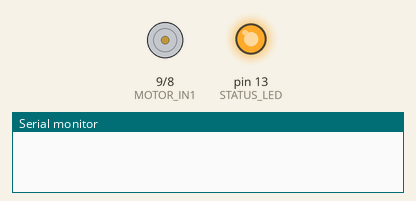
This sketch was run on a simulated Arduino Uno, built with avr-gcc and run on an emulated ATmega328P. On the bench: motor-driver pin pairs drawn as motors (green arrow = first pin HIGH = forward, orange = second pin HIGH = backward, longer = more drive, scaled by the enable pin), output pins drawn as LEDs (lit = HIGH), the last lines printed to the serial monitor.

Above: at 0.01 s.
At 0.7 s:
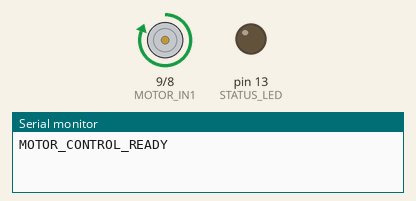
Timing chart, 0 to 2.2 s (numbered marks = the images above):
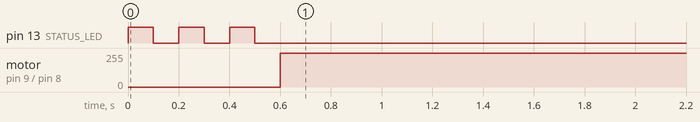

The sketch:

motor_control.ino
```cpp
/*
 * Motor Control for mmWave Recording
 *
 * This Arduino sketch controls a vibration motor via L298N driver.
 * It receives commands from the Lua script over serial:
 *   'M' or '1' = Motor ON
 *   'S' or '0' = Motor STOP
 *   '?' = Query status
 *
 * L298N Connections:
 *   - IN1 -> Arduino Pin 9 (PWM capable)
 *   - IN2 -> Arduino Pin 8
 *   - ENA -> Arduino Pin 10 (PWM capable)
 *   - GND -> Arduino GND
 */

// Pin definitions for L298N
const int MOTOR_IN1 = 9;     // Direction pin 1
const int MOTOR_IN2 = 8;     // Direction pin 2
const int MOTOR_ENA = 10;    // Enable/PWM pin

// Motor speed (0-255), adjust for your vibration motor
const int MOTOR_SPEED = 255;

// LED for status indication
const int STATUS_LED = 13;

// Motor state
bool motorRunning = false;

void setup() {
  // Initialize serial communication
  Serial.begin(9600);

  // Set motor control pins as outputs
  pinMode(MOTOR_IN1, OUTPUT);
  pinMode(MOTOR_IN2, OUTPUT);
  pinMode(MOTOR_ENA, OUTPUT);
  pinMode(STATUS_LED, OUTPUT);

  // Ensure motor is OFF at startup
  //stopMotor();

  // Flash LED to indicate ready
  for(int i = 0; i < 3; i++) {
    digitalWrite(STATUS_LED, HIGH);
    delay(100);
    digitalWrite(STATUS_LED, LOW);
    delay(100);
  }

  Serial.println("MOTOR_CONTROL_READY");
}

void loop() {

  digitalWrite(MOTOR_IN1, HIGH);
  digitalWrite(MOTOR_IN2, LOW);

  // Set speed via PWM
  analogWrite(MOTOR_ENA, MOTOR_SPEED);


  /*
  if (Serial.available() > 0) {
    char command = Serial.read();

    switch(command) {
      case 'M':  // Motor ON
      case '1':
        startMotor();
        Serial.println("MOTOR_ON");
        break;

      case 'S':  // Motor STOP
      case '0':
        stopMotor();
        Serial.println("MOTOR_OFF");
        break;

      case '?':  // Query status
        if(motorRunning) {
          Serial.println("STATUS:ON");
        } else {
          Serial.println("STATUS:OFF");
        }
        break;

      case '\n':  // Ignore newlines
      case '\r':
        break;

      default:
        Serial.print("UNKNOWN:");
        Serial.println(command);
        break;
    }
  }
}

void startMotor() {
  // Set direction (forward)
  digitalWrite(MOTOR_IN1, HIGH);
  digitalWrite(MOTOR_IN2, LOW);

  // Set speed via PWM
  analogWrite(MOTOR_ENA, MOTOR_SPEED);

  // Status LED ON
  digitalWrite(STATUS_LED, HIGH);

  motorRunning = true;
}

void stopMotor() {
  // Disable motor
  digitalWrite(MOTOR_IN1, LOW);
  digitalWrite(MOTOR_IN2, LOW);
  analogWrite(MOTOR_ENA, 0);

  // Status LED OFF
  digitalWrite(STATUS_LED, LOW);

  motorRunning = false;
  */
}
```

Measured:
- by itself, motor on pin 9 (MOTOR_IN1) / pin 8 (MOTOR_IN2): stopped → forward 255/255 at 0.60 s
